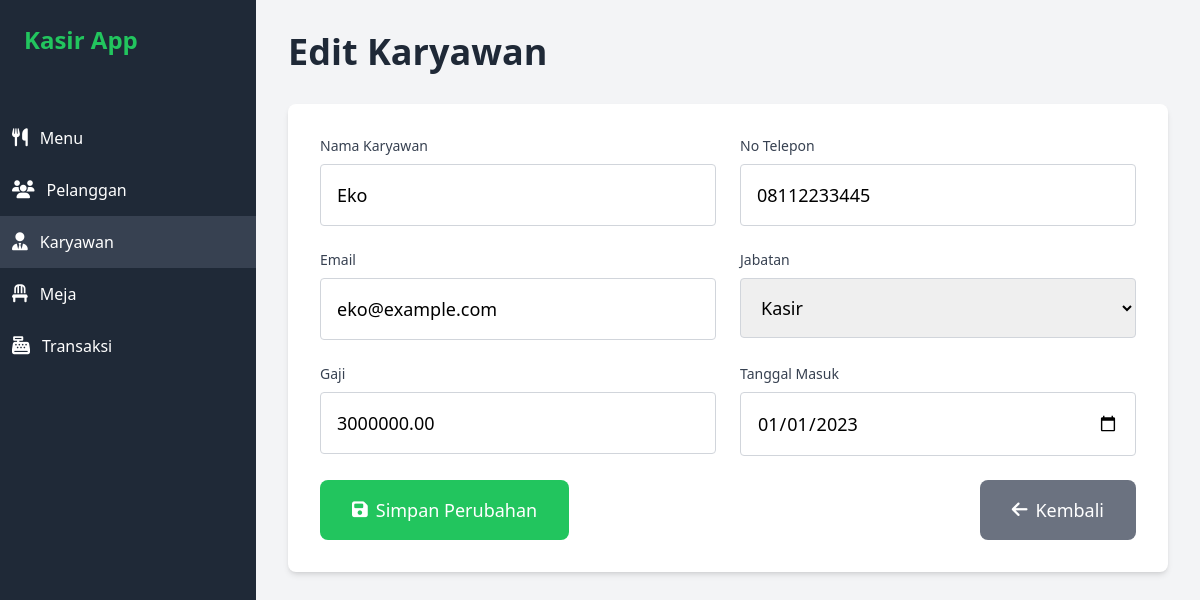
Page /karyawan/edit.php?id=1 on the committed database.
### tables this page shows
CREATE TABLE karyawan (
    id_karyawan INT AUTO_INCREMENT PRIMARY KEY,
    nama_karyawan VARCHAR(100) NOT NULL,
    no_telepon VARCHAR(15),
    email VARCHAR(100),
    jabatan ENUM('Kasir', 'Chef', 'Waiter', 'Manager') NOT NULL,
    gaji DECIMAL(10,2) NOT NULL,
    tanggal_masuk DATE NOT NULL
);

### karyawan/edit.php (the view, shortened to what this page needs)
<?php
include '../includes/db.php';
$id_karyawan = $_GET['id'] ?? null;
$sql = "SELECT * FROM karyawan WHERE id_karyawan=$id_karyawan";
$result = $conn->query($sql);
$karyawan = $result->fetch_assoc();
?>
<!DOCTYPE html>
<html lang="en">
<head>
    <link rel="stylesheet" href="https://cdnjs.cloudflare.com/ajax/libs/font-awesome/6.5.1/css/all.min.css">
    <script src="https://cdn.tailwindcss.com"></script>
</head>
<body class="bg-gray-100">
    <div class="w-64 bg-gray-800 text-white min-h-screen fixed top-0 left-0">
        <div class="p-6">
            <h1 class="text-2xl font-bold text-green-500">Kasir App</h1>
        </div>
        <ul class="mt-8">
            <li class="p-3 hover:bg-gray-700 cursor-pointer flex items-center gap-3">
                <i class="fas fa-utensils text-lg"></i>
                <a href="../menu/menu.php" class="block flex-grow">Menu</a>
            </li>
            <li class="p-3 hover:bg-gray-700 cursor-pointer flex items-center gap-3">
                <i class="fas fa-users text-lg"></i>
                <a href="../pelanggan/pelanggan.php" class="block flex-grow">Pelanggan</a>
            </li>
            <li class="p-3 hover:bg-gray-700 cursor-pointer flex items-center gap-3 bg-gray-700">
                <i class="fas fa-user-tie text-lg"></i>
                <a href="../karyawan/karyawan.php" class="block flex-grow">Karyawan</a>
            </li>
            <li class="p-3 hover:bg-gray-700 cursor-pointer flex items-center gap-3">
                <i class="fas fa-chair text-lg"></i>
                <a href="../meja/meja.php" class="block flex-grow">Meja</a>
            </li>
            <li class="p-3 hover:bg-gray-700 cursor-pointer flex items-center gap-3">
                <i class="fas fa-cash-register text-lg"></i>
                <a href="../transaksi/transaksi.php" class="block flex-grow">Transaksi</a>
            </li>
        </ul>
    </div>
    <div class="ml-64 p-8">
        <h1 class="text-4xl font-bold text-gray-800 mb-8">Edit Karyawan</h1>
        <form method="POST" class="bg-white shadow-md rounded-lg p-8 max-w-4xl space-y-6">
            <div class="grid grid-cols-1 md:grid-cols-2 gap-6">
                <div>
                    <label class="block text-sm font-medium text-gray-700 mb-2">Nama Karyawan</label>
                    <input type="text" name="nama_karyawan" value="<?php echo htmlspecialchars($karyawan['nama_karyawan']); ?>" class="w-full p-4 border border-gray-300 rounded focus:outline-none focus:ring-2 focus:ring-green-500 text-lg" required>
                </div>
                <div>
                    <label class="block text-sm font-medium text-gray-700 mb-2">No Telepon</label>
                    <input type="text" name="no_telepon" value="<?php echo htmlspecialchars($karyawan['no_telepon']); ?>" class="w-full p-4 border border-gray-300 rounded focus:outline-none focus:ring-2 focus:ring-green-500 text-lg">
                </div>
                <div>
                    <label class="block text-sm font-medium text-gray-700 mb-2">Email</label>
                    <input type="email" name="email" value="<?php echo htmlspecialchars($karyawan['email']); ?>" class="w-full p-4 border border-gray-300 rounded focus:outline-none focus:ring-2 focus:ring-green-500 text-lg">
                </div>
                <div>
                    <label class="block text-sm font-medium text-gray-700 mb-2">Jabatan</label>
                    <select name="jabatan" class="w-full p-4 border border-gray-300 rounded focus:outline-none focus:ring-2 focus:ring-green-500 text-lg">
                        <option value="Kasir" <?php echo $karyawan['jabatan'] == 'Kasir' ? 'selected' : ''; ?>>Kasir</option>
                    </select>
                </div>
                <div>
                    <label class="block text-sm font-medium text-gray-700 mb-2">Gaji</label>
                    <input type="number" name="gaji" value="<?php echo htmlspecialchars($karyawan['gaji']); ?>" class="w-full p-4 border border-gray-300 rounded focus:outline-none focus:ring-2 focus:ring-green-500 text-lg" required>
                </div>
                <div>
                    <label class="block text-sm font-medium text-gray-700 mb-2">Tanggal Masuk</label>
                    <input type="date" name="tanggal_masuk" value="<?php echo htmlspecialchars($karyawan['tanggal_masuk']); ?>" class="w-full p-4 border border-gray-300 rounded focus:outline-none focus:ring-2 focus:ring-green-500 text-lg" required>
                </div>
            </div>
            <div class="flex justify-between mt-6">
                <button type="submit" name="update" class="bg-green-500 text-white px-8 py-4 rounded-lg flex items-center gap-2 hover:bg-green-600 transition duration-300 text-lg">
                    <i class="fas fa-save"></i>
                    <span>Simpan Perubahan</span>
                </button>
                <a href="karyawan.php" class="bg-gray-500 text-white px-8 py-4 rounded-lg flex items-center gap-2 hover:bg-gray-600 transition duration-300 text-lg">
                    <i class="fas fa-arrow-left"></i>
                    <span>Kembali</span>
                </a>
            </div>
        </form>
    </div>
</body>
</html>

### rows in the picture
karyawan: nama_karyawan "Eko", no_telepon "08112233445", email "eko@example.com", jabatan "Kasir", gaji "3000000.00", tanggal_masuk "01/01/2023"
